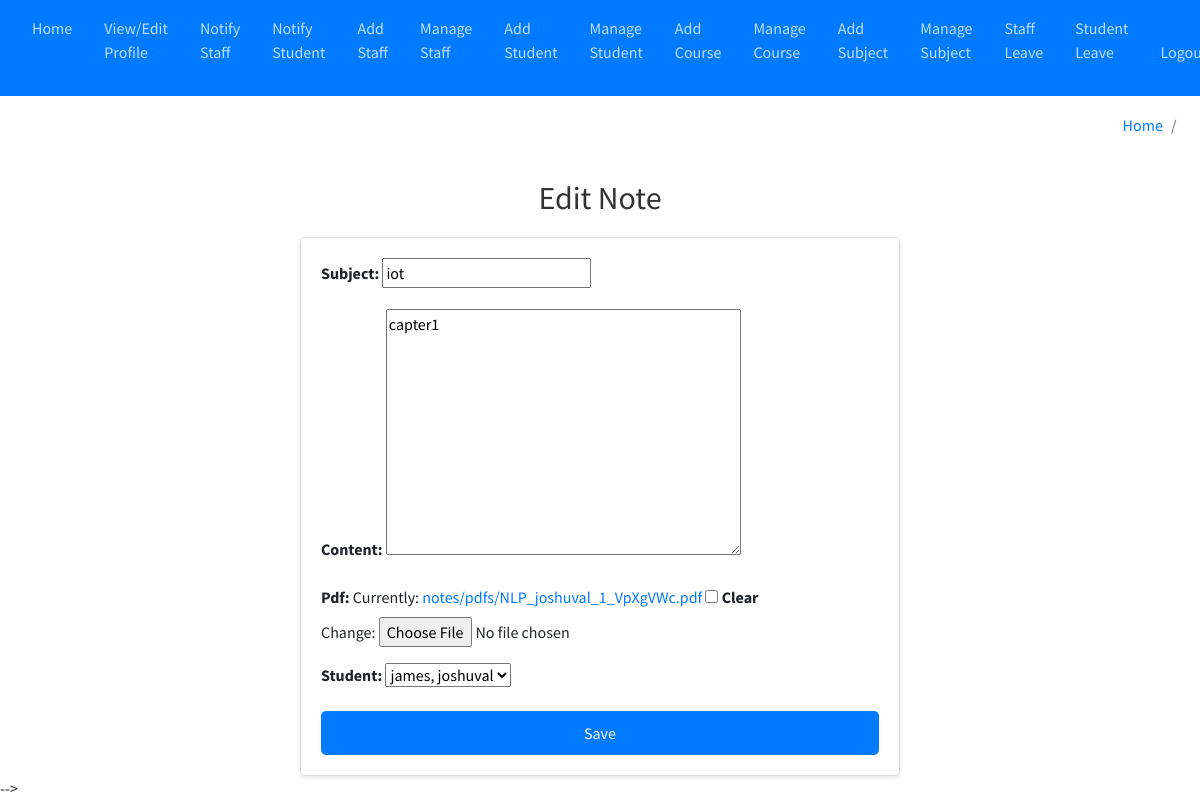
Page /notes/edit/1/ (signed in) on the committed database.
### main_app/models.py (models this page shows, shortened)
class Note(models.Model):
    subject = models.CharField(max_length=255)
    content = models.TextField()
    pdf = models.FileField(upload_to='notes/pdfs/', null=True, blank=True)
    created_at = models.DateTimeField(auto_now_add=True)
    updated_at = models.DateTimeField(auto_now=True)
    staff = models.ForeignKey(Staff, on_delete=models.CASCADE)
    student = models.ForeignKey(Student, on_delete=models.CASCADE)

### main_app/views.py (the view)
# urls.py: path('notes/edit/<int:note_id>/',views.edit_note, name='edit_note'),
@login_required
def edit_note(request, note_id):
    note = get_object_or_404(Note, id=note_id)
    if request.method == 'POST':
        form = NoteForm(request.POST, request.FILES, instance=note)
        if form.is_valid():
            form.save()
            return redirect('staff_template/note_list')
    else:
        form = NoteForm(instance=note)
    return render(request, 'staff_template/edit_note.html', {'form': form})

### main_app/forms.py
class NoteForm(forms.ModelForm):
    class Meta:
        model = Note
        fields = ['subject', 'content', 'pdf', 'student']

### main_app/models.py (called while the page is built)
    def __str__(self):
        return self.admin.last_name + ", " + self.admin.first_name

### main_app/templates/staff_template/edit_note.html (shortened to what this page needs)
{% extends 'main_app/base.html' %}
{% block content %}
<h2 style="font-size: 2rem; color: #333; text-align: center; margin-bottom: 20px;">Edit Note</h2>
<form method="post" enctype="multipart/form-data" style="max-width: 600px; margin: 0 auto; padding: 20px; border: 1px solid #ddd; border-radius: 5px; box-shadow: 0 2px 4px rgba(0, 0, 0, 0.1);">
  <div style="margin-bottom: 15px;">
    {{ form.as_p }}
  </div>
  <button type="submit" style="display: block; width: 100%; padding: 10px; background-color: #007bff; color: #fff; border: none; border-radius: 5px; font-size: 1rem; cursor: pointer; transition: background-color 0.3s ease;">
    Save
  </button>
</form>
{% endblock %}

### rows in the picture
Note: subject "iot", content "capter1", student "james, joshuval"
